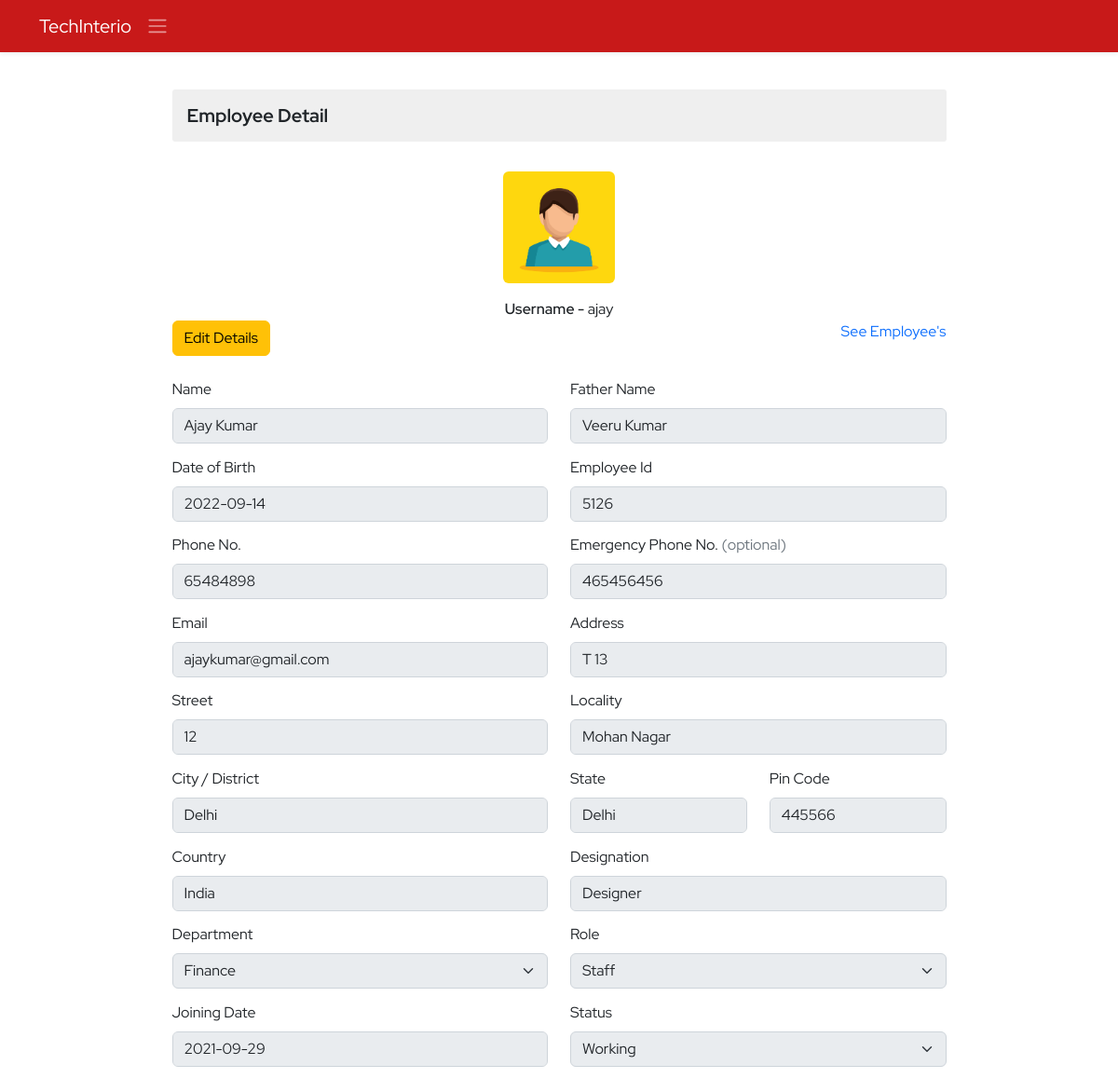
Page /ems/employee-detail/14/ (signed in) on the earlier database version.
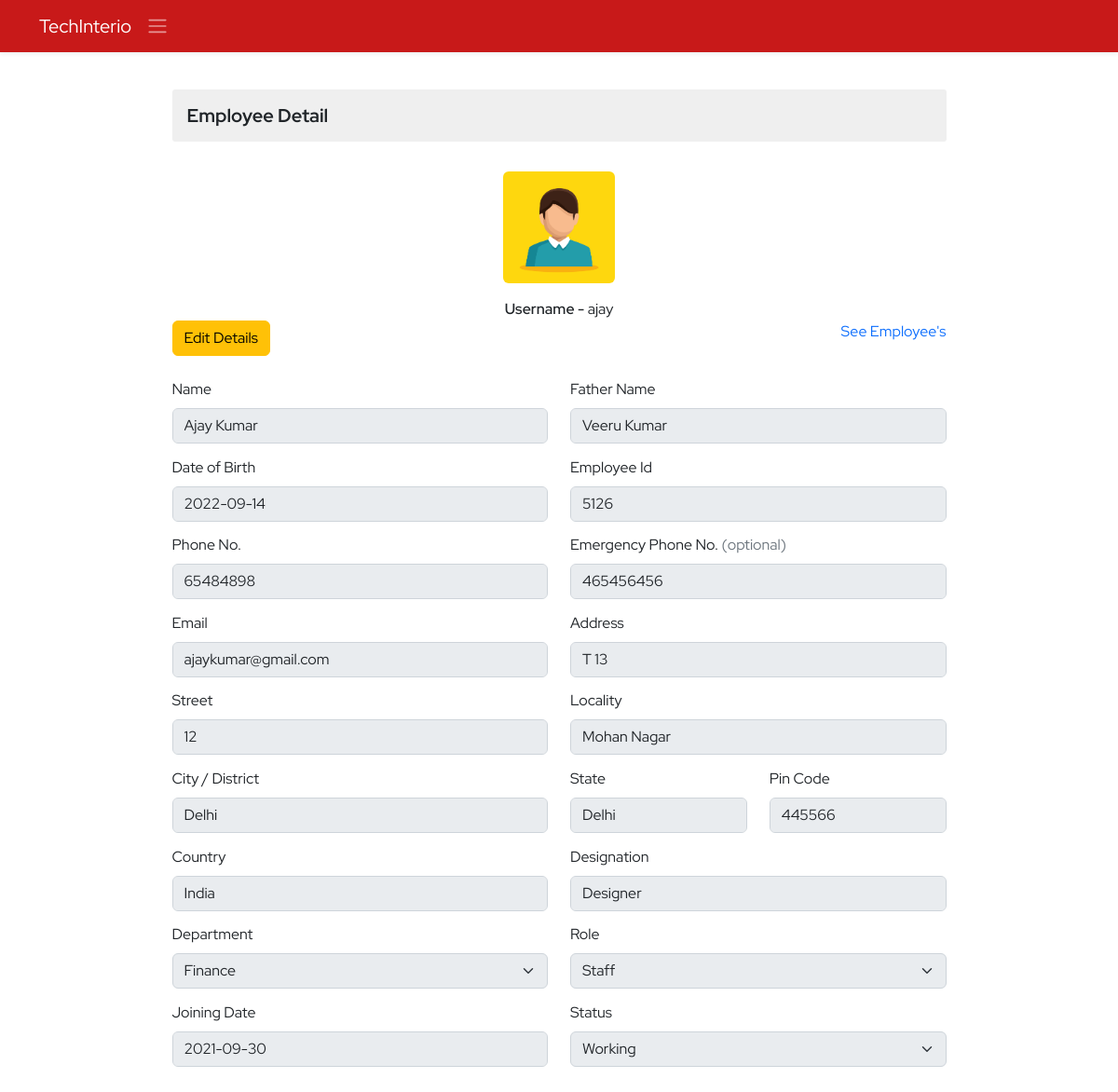
Same page on the later database version.
### ems/models.py (models this page shows, shortened)
class Employee(models.Model):
    empid=models.AutoField(primary_key=True)
    employeeid=models.IntegerField(unique=True, null=True, blank=True)
    user=models.OneToOneField(User,on_delete=models.CASCADE)
    name=models.CharField(max_length=50)
    father_name=models.CharField(max_length=50)
    mother_name=models.CharField(max_length=50,null=True,blank=True)
    avtar=models.ImageField(upload_to='employee_profile_images', blank=True , default='profile.jpg')
    dob=models.DateField()
    email=models.EmailField(max_length=100)
    mobile_no=models.IntegerField()
    emergency_mobile_no=models.IntegerField(null=True,blank=True)
    address=models.OneToOneField(Address, on_delete=models.CASCADE,blank=True, null=True,)
    designation=models.CharField(max_length=70,null=True, blank=True)
    role=models.ForeignKey(Role, on_delete=models.SET_NULL,blank=True, null=True,)
    department=models.ForeignKey(Department, on_delete=models.SET_NULL,blank=True, null=True,)
    joining_date=models.DateField(null=True, blank=True)
    status=models.CharField(max_length=15)
    @property
    def imageURL(self):
        try:
            url=self.avtar.url
        except:
            url=''
        return url

### ems/views.py (the view, shortened to what this page needs)
# urls.py: path('employee-detail/<empid>/',employeeDetail,name='employee-detail'),
@login_required()
def employeeDetail(request, empid):
    context = {}
    try:
        if not request.user.is_superuser:
            profile_obj=Employee.objects.get(user=request.user)
            context['profile']=profile_obj
        employee_obj = Employee.objects.get(empid=empid)
        user_obj = User.objects.get(username=employee_obj.user)
        department_obj = Department.objects.all()
        role_obj = Role.objects.all()
        context['departments'] = department_obj
        context['roles'] = role_obj
        context['employee_obj'] = employee_obj
        addres_obj = Address.objects.get(user=user_obj)
        context['address_obj'] = addres_obj
    except Exception as e:
        print('Employee Detail Exception : ', e)
    return render(request, 'ems/employee_detail.html', context)

### ems/models.py (called while the page is built)
    def __str__(self):
        return self.name

    def __str__(self):
        return self.name

### ems/templates/ems/employee_detail.html (shortened to what the changed rows need)
{% extends './base.html' %}
{% block body %}
<div class="container py-4">
    <div class="row d-felx justify-content-center align-items-center">
        <div class="col-9">
            <h3 class="employee-title my-2">Employee Detail</h3>
            <div class="profile-image my-3">
                <img src="{{employee_obj.imageURL}}" alt="" class="rounded">
            </div>
                <div class="float-center text-center"><span class="fw-semibold">Username -</span> {{employee_obj.user}}</div>
                <div>
                    <button class="btn btn-warning" onclick="edit()">Edit Details</button>
                    <a class="float-end" href="{% url 'ems:employee-view' %}">See Employee's</a>
                </div>
            <form action="" method="post" class="mt-4 add-employee">
                <div class="row gy-1">
                    <div class="mb-3 col-12 col-sm-6">
                        <label for="fname" class="form-label">Name</label>
                        <input type="text" class="form-control employee_detail" id="fname" name="employee-name" required
                            value="{{employee_obj.name}}">
                    </div>
                    <div class="mb-3 col-12 col-sm-6">
                        <label for="father-name" class="form-label">Father Name</label>
                        <input type="text" class="form-control employee_detail" id="father-name" name="father-name"
                            required value="{{employee_obj.father_name}}" readonly>
                    </div>
                    <div class="mb-3 col-12 col-sm-6">
                        <label for="dob" class="form-label">Date of Birth</label>
                        <input type="text" class="form-control employee_detail"
                            value="{{employee_obj.dob | date:'Y-m-d'}}" id="dob" name="employee-dob" required>
                    </div>
                    <div class="mb-3 col-12 col-sm-6">
                        <label for="empid" class="form-label">Employee Id</label>
                        <input type="number" class="form-control employee_detail" id="empid"
                            value="{{employee_obj.employeeid}}" name="employeeid">
                    </div>
                    <div class="mb-3 col-12 col-sm-6">
                        <label for="phone-no" class="form-label">Phone No.</label>
                        <input type="number" class="form-control employee_detail" id="phone-no"
                            value="{{employee_obj.mobile_no}}" name="phone-number" required>
                    </div>
                    <div class="mb-3 col-6">
                        <label for="ephone" class="form-label">Emergency Phone No. <span class="text-muted">(optional)</span> </label>
                        <input type="number" value="{{employee_obj.emergency_mobile_no}}" class="form-control employee_detail" id="ephone" placeholder="None"
                            name="ephone-number">
                    </div>
                    <div class="mb-3 col-12 col-sm-6">
                        <label for="email" class="form-label">Email</label>
                        <input type="email" class="form-control employee_detail" id="email"
                            value="{{employee_obj.email}}" name="email" required>
                    </div>
                    <div class="mb-3 col-12 col-sm-6">
                        <label for="designation" class="form-label">Designation</label>
                        <input type="text" class="form-control employee_detail" id="designation" required
                            value="{{employee_obj.designation}}" name="designation">
                    </div>
                    <div class="mb-3 col-12 col-sm-6">
                        <label for="joining-date" class="form-label">Joining Date</label>
                        <input type="text" class="form-control employee_detail" id="dob" name="joining-date" required
                            value="{{employee_obj.joining_date | date:'Y-m-d' }}">
                    </div>
                    <div class="mb-3 col-12 col-sm-6">
                        <label for="select-status" class="form-label">Status</label>
                        <select class="form-select employee_detail" aria-label="Default select example"
                            id="select-status" name="select-status" required>
                            {% if employee_obj.status == 'Working' %}
                            <option value="{{employee_obj.status}}" selected>{{employee_obj.status}}</option>
                            {% else %}
                            <option value="{{employee_obj.status}}" selected>{{employee_obj.status}}</option>
                            <option value="Working" >Working</option>
                            {% endif %}
                        </select>
                    </div>
            </form>
        </div>
    </div>
</div>
{% endblock body %}

Differences in the rows shown:
changed Employee "Ajay Kumar": joining-date "2021-09-29" → "2021-09-30"
